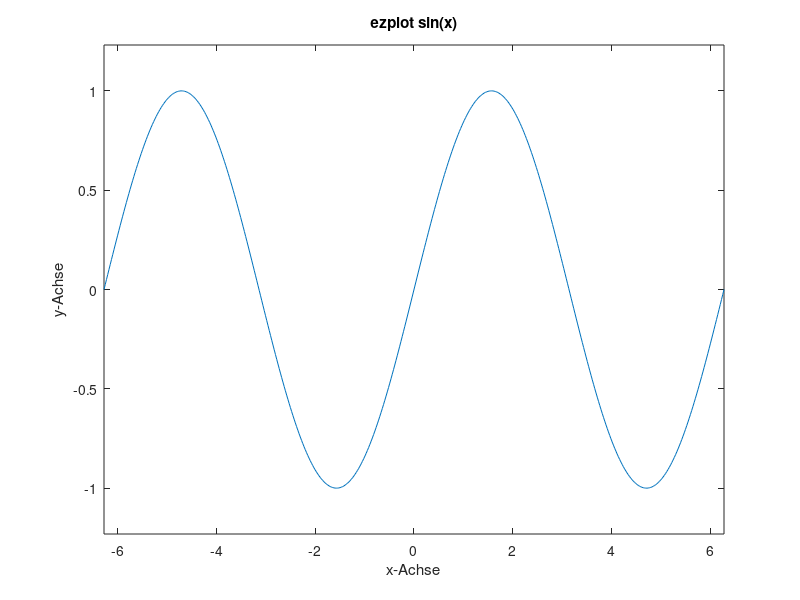
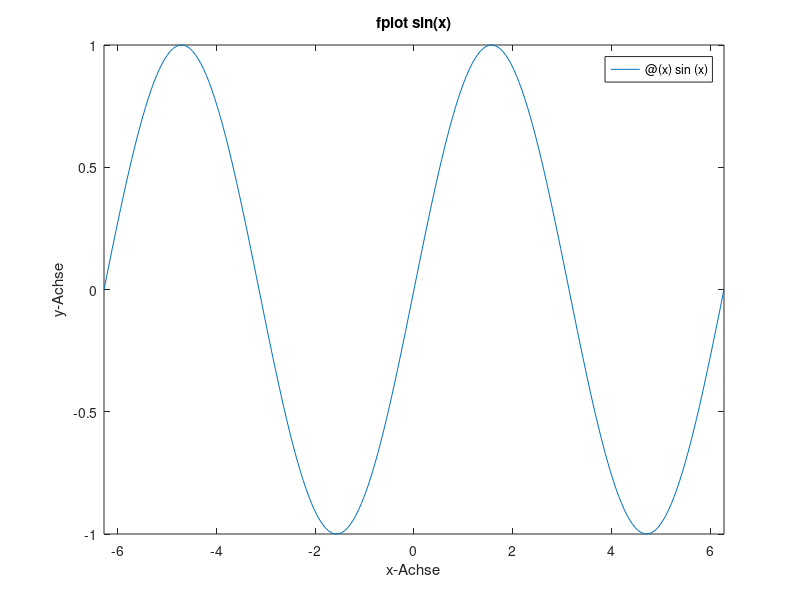
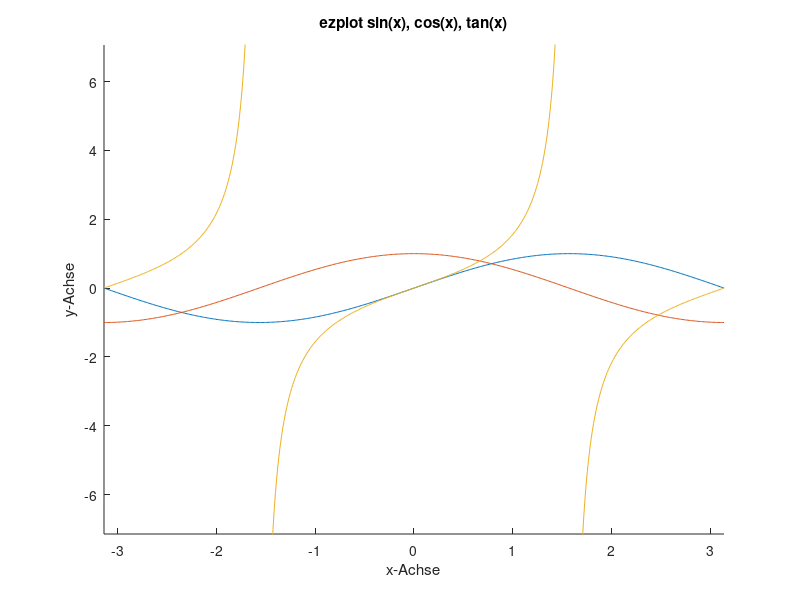
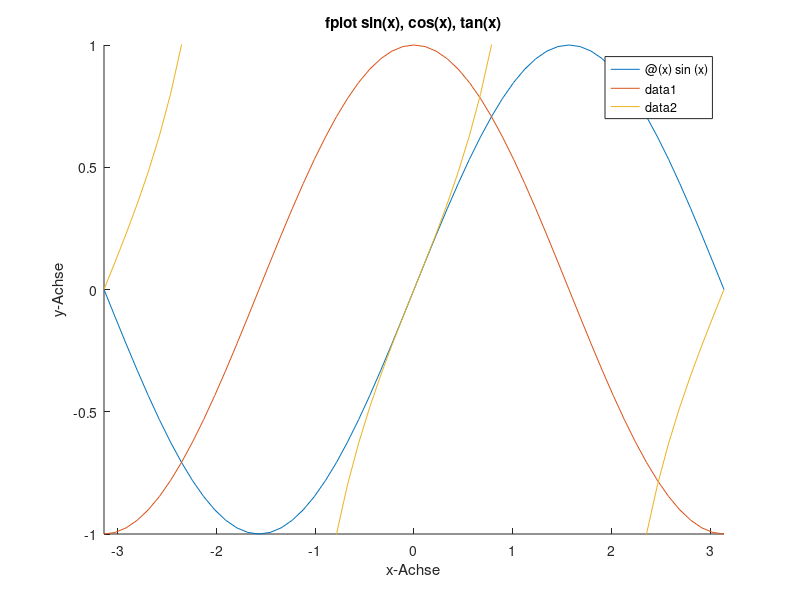

Recreate these plots in MATLAB, in order.
%a)
ezplot('sin(x)', [-2*pi, 2*pi])
title('ezplot sin(x)')
xlabel('x-Achse')
ylabel('y-Achse')
figure(2)
fplot(@(x)sin(x), [-2*pi, 2*pi])
title('fplot sin(x)')
xlabel('x-Achse')
ylabel('y-Achse')

%b)
figure(3)
hold on
ezplot('sin(x)', [-pi,pi, -1, 1])
ezplot('cos(x)', [-pi,pi, -1, 1])
ezplot('tan(x)', [-pi,pi, -1 ,1])
title('ezplot sin(x), cos(x), tan(x)')
xlabel('x-Achse')
ylabel('y-Achse')
hold off
figure(4)
hold on
xlim([-pi,pi])
ylim([-1,1])
fplot(@(x)sin(x), [-pi,pi])
fplot(@(x)cos(x), [-pi,pi])
fplot(@(x)tan(x), [-pi,pi])
hold off
title('fplot sin(x), cos(x), tan(x)')
xlabel('x-Achse')
ylabel('y-Achse')
